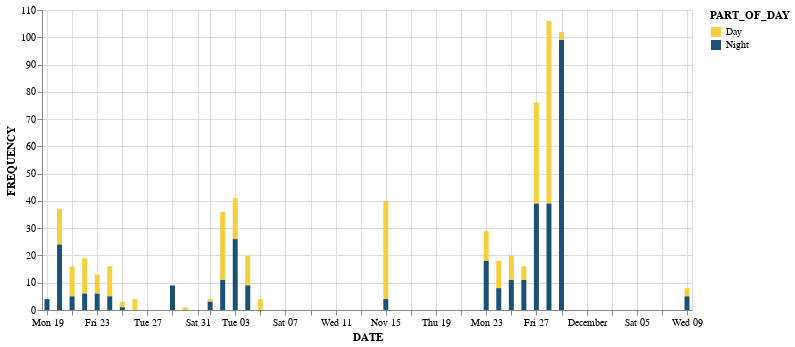

Notebook cell for this chart:
### Markdown cell above
### 1. How many customers visit during the day and night?

### Code cell
### 1. How many customers visit during the day and night?
bb = laundryAnalaysis.groupby(['DATE','PART_OF_DAY']).size().reset_index()
bb.rename(columns={0: 'FREQUENCY'}, inplace=True)


chartOverall1 = alt.Chart(bb).mark_bar().encode(
    x='DATE',
    y='FREQUENCY',
    color=alt.Color('PART_OF_DAY', scale=alt.Scale(range=["#F4D03F","#1A5276"]))
).properties(
    width=650  
)

print('Frequency of customer during the day: ', bb[bb['PART_OF_DAY']=='Day'].sum().values[0])
print('Frequency of customer during the night: ', bb[bb['PART_OF_DAY']=='Night'].sum().values[0])
chartOverall1

### Figure 1 — Vega-Lite specification as saved in the notebook (floating-point values rounded to 4 significant figures)
{"config": {"view": {"continuousWidth": 400, "continuousHeight": 300}}, "data": {"name": "data-6f02e8895279fdcc54ad2115d6117202"}, "mark": "bar", "encoding": {"color": {"type": "nominal", "field": "PART_OF_DAY", "scale": {"range": ["#F4D03F", "#1A5276"]}}, "x": {"type": "temporal", "field": "DATE"}, "y": {"type": "quantitative", "field": "FREQUENCY"}}, "width": 650, "$schema": "https://vega.github.io/schema/vega-lite/v4.8.1.json", "datasets": {"data-6f02e8895279fdcc54ad2115d6117202": [{"DATE": "2015-10-19T00:00:00", "PART_OF_DAY": "Day", "FREQUENCY": 0}, {"DATE": "2015-10-19T00:00:00", "PART_OF_DAY": "Night", "FREQUENCY": 4}, {"DATE": "2015-10-20T00:00:00", "PART_OF_DAY": "Day", "FREQUENCY": 13}, {"DATE": "2015-10-20T00:00:00", "PART_OF_DAY": "Night", "FREQUENCY": 24}, {"DATE": "2015-10-21T00:00:00", "PART_OF_DAY": "Day", "FREQUENCY": 11}, {"DATE": "2015-10-21T00:00:00", "PART_OF_DAY": "Night", "FREQUENCY": 5}, {"DATE": "2015-10-22T00:00:00", "PART_OF_DAY": "Day", "FREQUENCY": 13}, {"DATE": "2015-10-22T00:00:00", "PART_OF_DAY": "Night", "FREQUENCY": 6}, {"DATE": "2015-10-23T00:00:00", "PART_OF_DAY": "Day", "FREQUENCY": 7}, {"DATE": "2015-10-23T00:00:00", "PART_OF_DAY": "Night", "FREQUENCY": 6}, {"DATE": "2015-10-24T00:00:00", "PART_OF_DAY": "Day", "FREQUENCY": 11}, {"DATE": "2015-10-24T00:00:00", "PART_OF_DAY": "Night", "FREQUENCY": 5}, {"DATE": "2015-10-25T00:00:00", "PART_OF_DAY": "Day", "FREQUENCY": 2}, {"DATE": "2015-10-25T00:00:00", "PART_OF_DAY": "Night", "FREQUENCY": 1}, {"DATE": "2015-10-26T00:00:00", "PART_OF_DAY": "Day", "FREQUENCY": 4}, {"DATE": "2015-10-26T00:00:00", "PART_OF_DAY": "Night", "FREQUENCY": 0}, {"DATE": "2015-10-29T00:00:00", "PART_OF_DAY": "Day", "FREQUENCY": 0}, {"DATE": "2015-10-29T00:00:00", "PART_OF_DAY": "Night", "FREQUENCY": 9}, {"DATE": "2015-10-30T00:00:00", "PART_OF_DAY": "Day", "FREQUENCY": 1}, {"DATE": "2015-10-30T00:00:00", "PART_OF_DAY": "Night", "FREQUENCY": 0}, {"DATE": "2015-11-01T00:00:00", "PART_OF_DAY": "Day", "FREQUENCY": 1}, {"DATE": "2015-11-01T00:00:00", "PART_OF_DAY": "Night", "FREQUENCY": 3}, {"DATE": "2015-11-02T00:00:00", "PART_OF_DAY": "Day", "FREQUENCY": 25}, {"DATE": "2015-11-02T00:00:00", "PART_OF_DAY": "Night", "FREQUENCY": 11}, {"DATE": "2015-11-03T00:00:00", "PART_OF_DAY": "Day", "FREQUENCY": 15}, {"DATE": "2015-11-03T00:00:00", "PART_OF_DAY": "Night", "FREQUENCY": 26}, {"DATE": "2015-11-04T00:00:00", "PART_OF_DAY": "Day", "FREQUENCY": 11}, {"DATE": "2015-11-04T00:00:00", "PART_OF_DAY": "Night", "FREQUENCY": 9}, {"DATE": "2015-11-05T00:00:00", "PART_OF_DAY": "Day", "FREQUENCY": 4}, {"DATE": "2015-11-05T00:00:00", "PART_OF_DAY": "Night", "FREQUENCY": 0}, {"DATE": "2015-11-15T00:00:00", "PART_OF_DAY": "Day", "FREQUENCY": 36}, {"DATE": "2015-11-15T00:00:00", "PART_OF_DAY": "Night", "FREQUENCY": 4}, {"DATE": "2015-11-23T00:00:00", "PART_OF_DAY": "Day", "FREQUENCY": 11}, {"DATE": "2015-11-23T00:00:00", "PART_OF_DAY": "Night", "FREQUENCY": 18}, {"DATE": "2015-11-24T00:00:00", "PART_OF_DAY": "Day", "FREQUENCY": 10}, {"DATE": "2015-11-24T00:00:00", "PART_OF_DAY": "Night", "FREQUENCY": 8}, {"DATE": "2015-11-25T00:00:00", "PART_OF_DAY": "Day", "FREQUENCY": 9}, {"DATE": "2015-11-25T00:00:00", "PART_OF_DAY": "Night", "FREQUENCY": 11}, {"DATE": "2015-11-26T00:00:00", "PART_OF_DAY": "Day", "FREQUENCY": 5}, {"DATE": "2015-11-26T00:00:00", "PART_OF_DAY": "Night", "FREQUENCY": 11}, {"DATE": "2015-11-27T00:00:00", "PART_OF_DAY": "Day", "FREQUENCY": 37}, {"DATE": "2015-11-27T00:00:00", "PART_OF_DAY": "Night", "FREQUENCY": 39}, {"DATE": "2015-11-28T00:00:00", "PART_OF_DAY": "Day", "FREQUENCY": 67}, {"DATE": "2015-11-28T00:00:00", "PART_OF_DAY": "Night", "FREQUENCY": 39}, {"DATE": "2015-11-29T00:00:00", "PART_OF_DAY": "Day", "FREQUENCY": 3}, {"DATE": "2015-11-29T00:00:00", "PART_OF_DAY": "Night", "FREQUENCY": 99}, {"DATE": "2015-12-09T00:00:00", "PART_OF_DAY": "Day", "FREQUENCY": 3}, {"DATE": "2015-12-09T00:00:00", "PART_OF_DAY": "Night", "FREQUENCY": 5}]}}
